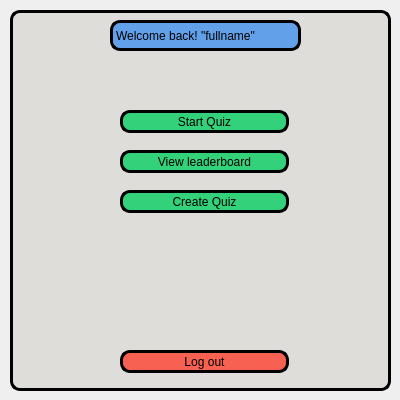
<?xml version="1.0" encoding="UTF-8"?>
<ui version="4.0">
 <class>logged_options_window</class>
 <widget class="QDialog" name="logged_options_window">
  <property name="geometry">
   <rect>
    <x>0</x>
    <y>0</y>
    <width>400</width>
    <height>400</height>
   </rect>
  </property>
  <property name="windowTitle">
   <string>logged_options_window</string>
  </property>
  <property name="sizeGripEnabled">
   <bool>false</bool>
  </property>
  <property name="modal">
   <bool>false</bool>
  </property>
  <widget class="QFrame" name="frame">
   <property name="geometry">
    <rect>
     <x>10</x>
     <y>10</y>
     <width>381</width>
     <height>381</height>
    </rect>
   </property>
   <property name="styleSheet">
    <string notr="true">background-color:rgb(222, 221, 218);
border: 3px solid rgb(0, 0, 0);
border-radius: 10px;
</string>
   </property>
   <property name="frameShape">
    <enum>QFrame::StyledPanel</enum>
   </property>
   <property name="frameShadow">
    <enum>QFrame::Raised</enum>
   </property>
   <widget class="QLabel" name="username_label">
    <property name="geometry">
     <rect>
      <x>100</x>
      <y>10</y>
      <width>191</width>
      <height>31</height>
     </rect>
    </property>
    <property name="styleSheet">
     <string notr="true">background-color: rgb(98, 160, 234);
border: 3px solid rgb(0, 0, 0);
border-radius: 10px;
</string>
    </property>
    <property name="text">
     <string>Welcome back! &quot;fullname&quot;</string>
    </property>
   </widget>
   <widget class="QPushButton" name="create_quiz_button_2">
    <property name="geometry">
     <rect>
      <x>110</x>
      <y>180</y>
      <width>169</width>
      <height>23</height>
     </rect>
    </property>
    <property name="styleSheet">
     <string notr="true">background-color: rgb(51, 209, 122);</string>
    </property>
    <property name="text">
     <string>Create Quiz</string>
    </property>
   </widget>
   <widget class="QPushButton" name="log_out_button_2">
    <property name="geometry">
     <rect>
      <x>110</x>
      <y>340</y>
      <width>169</width>
      <height>23</height>
     </rect>
    </property>
    <property name="styleSheet">
     <string notr="true">background-color: rgb(246, 97, 81);</string>
    </property>
    <property name="text">
     <string>Log out</string>
    </property>
   </widget>
   <widget class="QPushButton" name="view_leaderboard_button_2">
    <property name="geometry">
     <rect>
      <x>110</x>
      <y>140</y>
      <width>169</width>
      <height>23</height>
     </rect>
    </property>
    <property name="styleSheet">
     <string notr="true">background-color: rgb(51, 209, 122);</string>
    </property>
    <property name="text">
     <string>View leaderboard</string>
    </property>
   </widget>
   <widget class="QPushButton" name="start_quiz_button">
    <property name="geometry">
     <rect>
      <x>110</x>
      <y>100</y>
      <width>169</width>
      <height>23</height>
     </rect>
    </property>
    <property name="styleSheet">
     <string notr="true">background-color: rgb(51, 209, 122);</string>
    </property>
    <property name="text">
     <string>Start Quiz</string>
    </property>
   </widget>
  </widget>
 </widget>
 <resources/>
 <connections/>
</ui>
